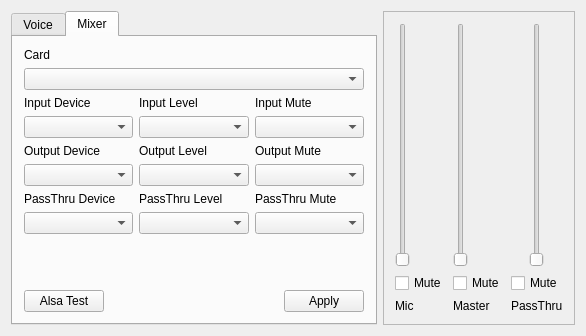
<?xml version="1.0" encoding="UTF-8"?>
<ui version="4.0">
 <class>KeyerMain</class>
 <widget class="QMainWindow" name="KeyerMain">
  <property name="geometry">
   <rect>
    <x>0</x>
    <y>0</y>
    <width>586</width>
    <height>336</height>
   </rect>
  </property>
  <property name="windowTitle">
   <string>Minos Voice Keyer</string>
  </property>
  <widget class="QWidget" name="centralWidget">
   <layout class="QHBoxLayout" name="horizontalLayout" stretch="2,1">
    <item>
     <widget class="QTabWidget" name="MixerTab">
      <property name="currentIndex">
       <number>1</number>
      </property>
      <widget class="QWidget" name="tab">
       <attribute name="title">
        <string>Voice</string>
       </attribute>
       <layout class="QVBoxLayout" name="verticalLayout_2">
        <item>
         <widget class="QLabel" name="label_3">
          <property name="text">
           <string>Shift/Fx to play x, Shift/Ctrl/Fx to start record x</string>
          </property>
         </widget>
        </item>
        <item>
         <layout class="QHBoxLayout" name="horizontalLayout_3">
          <item>
           <widget class="QLabel" name="label_4">
            <property name="text">
             <string>Key</string>
            </property>
           </widget>
          </item>
          <item>
           <widget class="QComboBox" name="keyCombo"/>
          </item>
          <item>
           <widget class="QLabel" name="recind">
            <property name="text">
             <string>recind</string>
            </property>
           </widget>
          </item>
         </layout>
        </item>
        <item>
         <layout class="QHBoxLayout" name="horizontalLayout_4">
          <item>
           <widget class="QPushButton" name="recordButton">
            <property name="text">
             <string>Record</string>
            </property>
           </widget>
          </item>
          <item>
           <widget class="QPushButton" name="playButton">
            <property name="text">
             <string>Play</string>
            </property>
           </widget>
          </item>
          <item>
           <widget class="QPushButton" name="showButton">
            <property name="text">
             <string>Show</string>
            </property>
           </widget>
          </item>
          <item>
           <widget class="QPushButton" name="stopButton">
            <property name="text">
             <string>Stop</string>
            </property>
           </widget>
          </item>
         </layout>
        </item>
        <item>
         <layout class="QHBoxLayout" name="horizontalLayout_5">
          <item>
           <widget class="QLabel" name="label_5">
            <property name="text">
             <string>Input Lines</string>
            </property>
           </widget>
          </item>
          <item>
           <widget class="QCheckBox" name="PTTReflectCheckBox">
            <property name="text">
             <string>PTT</string>
            </property>
           </widget>
          </item>
          <item>
           <widget class="QCheckBox" name="L1ReflectCheckBox">
            <property name="text">
             <string>L1</string>
            </property>
           </widget>
          </item>
          <item>
           <widget class="QCheckBox" name="L2ReflectCheckBox">
            <property name="text">
             <string>L2</string>
            </property>
           </widget>
          </item>
          <item>
           <spacer name="horizontalSpacer_8">
            <property name="orientation">
             <enum>Qt::Horizontal</enum>
            </property>
            <property name="sizeHint" stdset="0">
             <size>
              <width>40</width>
              <height>20</height>
             </size>
            </property>
           </spacer>
          </item>
         </layout>
        </item>
        <item>
         <layout class="QHBoxLayout" name="horizontalLayout_6">
          <item>
           <widget class="QLabel" name="label_6">
            <property name="text">
             <string>Output Lines</string>
            </property>
           </widget>
          </item>
          <item>
           <widget class="QCheckBox" name="PTTOutCheckBox">
            <property name="text">
             <string>PTT</string>
            </property>
           </widget>
          </item>
          <item>
           <widget class="QCheckBox" name="KeyCheckBox">
            <property name="text">
             <string>Key</string>
            </property>
           </widget>
          </item>
          <item>
           <spacer name="horizontalSpacer_9">
            <property name="orientation">
             <enum>Qt::Horizontal</enum>
            </property>
            <property name="sizeHint" stdset="0">
             <size>
              <width>40</width>
              <height>20</height>
             </size>
            </property>
           </spacer>
          </item>
         </layout>
        </item>
        <item>
         <layout class="QHBoxLayout" name="horizontalLayout_7">
          <item>
           <widget class="QCheckBox" name="AutoRepeatCheckBox">
            <property name="text">
             <string>Auto Repeat</string>
            </property>
           </widget>
          </item>
          <item>
           <spacer name="horizontalSpacer_3">
            <property name="orientation">
             <enum>Qt::Horizontal</enum>
            </property>
            <property name="sizeHint" stdset="0">
             <size>
              <width>40</width>
              <height>20</height>
             </size>
            </property>
           </spacer>
          </item>
          <item>
           <widget class="QLabel" name="label_7">
            <property name="text">
             <string>Delay (secs)</string>
            </property>
           </widget>
          </item>
          <item>
           <widget class="QSpinBox" name="delayEdit"/>
          </item>
         </layout>
        </item>
        <item>
         <layout class="QHBoxLayout" name="horizontalLayout_8">
          <item>
           <spacer name="horizontalSpacer_5">
            <property name="orientation">
             <enum>Qt::Horizontal</enum>
            </property>
            <property name="sizeHint" stdset="0">
             <size>
              <width>40</width>
              <height>20</height>
             </size>
            </property>
           </spacer>
          </item>
          <item>
           <widget class="QPushButton" name="tuneButton">
            <property name="text">
             <string>Tune</string>
            </property>
           </widget>
          </item>
          <item>
           <spacer name="horizontalSpacer_6">
            <property name="orientation">
             <enum>Qt::Horizontal</enum>
            </property>
            <property name="sizeHint" stdset="0">
             <size>
              <width>40</width>
              <height>20</height>
             </size>
            </property>
           </spacer>
          </item>
          <item>
           <widget class="QPushButton" name="twoToneButton">
            <property name="text">
             <string>Two Tone</string>
            </property>
           </widget>
          </item>
          <item>
           <spacer name="horizontalSpacer_7">
            <property name="orientation">
             <enum>Qt::Horizontal</enum>
            </property>
            <property name="sizeHint" stdset="0">
             <size>
              <width>40</width>
              <height>20</height>
             </size>
            </property>
           </spacer>
          </item>
         </layout>
        </item>
        <item>
         <layout class="QHBoxLayout" name="horizontalLayout_9">
          <item>
           <widget class="QCheckBox" name="PipCheckBox">
            <property name="text">
             <string>Use Pip Tone</string>
            </property>
           </widget>
          </item>
          <item>
           <spacer name="horizontalSpacer_4">
            <property name="orientation">
             <enum>Qt::Horizontal</enum>
            </property>
            <property name="sizeHint" stdset="0">
             <size>
              <width>40</width>
              <height>20</height>
             </size>
            </property>
           </spacer>
          </item>
          <item>
           <widget class="QPushButton" name="aboutButton">
            <property name="text">
             <string>About</string>
            </property>
           </widget>
          </item>
         </layout>
        </item>
       </layout>
      </widget>
      <widget class="QWidget" name="tab_2">
       <attribute name="title">
        <string>Mixer</string>
       </attribute>
       <layout class="QVBoxLayout" name="verticalLayout_15">
        <item>
         <layout class="QVBoxLayout" name="verticalLayout_14">
          <item>
           <widget class="QLabel" name="label_18">
            <property name="text">
             <string>Card</string>
            </property>
           </widget>
          </item>
          <item>
           <widget class="QComboBox" name="cardCombo"/>
          </item>
         </layout>
        </item>
        <item>
         <layout class="QHBoxLayout" name="horizontalLayout_13" stretch="1,1,1">
          <item>
           <layout class="QVBoxLayout" name="verticalLayout">
            <item>
             <widget class="QLabel" name="label">
              <property name="text">
               <string>Input Device</string>
              </property>
             </widget>
            </item>
            <item>
             <widget class="QComboBox" name="inputCombo">
              <property name="sizeAdjustPolicy">
               <enum>QComboBox::AdjustToContents</enum>
              </property>
             </widget>
            </item>
           </layout>
          </item>
          <item>
           <layout class="QVBoxLayout" name="verticalLayout_6">
            <item>
             <widget class="QLabel" name="label_12">
              <property name="text">
               <string>Input Level</string>
              </property>
             </widget>
            </item>
            <item>
             <widget class="QComboBox" name="inputLevelCombo"/>
            </item>
           </layout>
          </item>
          <item>
           <layout class="QVBoxLayout" name="verticalLayout_7">
            <item>
             <widget class="QLabel" name="label_13">
              <property name="text">
               <string>Input Mute</string>
              </property>
             </widget>
            </item>
            <item>
             <widget class="QComboBox" name="inputMuteCombo"/>
            </item>
           </layout>
          </item>
         </layout>
        </item>
        <item>
         <layout class="QHBoxLayout" name="horizontalLayout_14" stretch="1,1,1">
          <item>
           <layout class="QVBoxLayout" name="verticalLayout_8">
            <item>
             <widget class="QLabel" name="label_2">
              <property name="text">
               <string>Output Device</string>
              </property>
             </widget>
            </item>
            <item>
             <widget class="QComboBox" name="outputCombo"/>
            </item>
           </layout>
          </item>
          <item>
           <layout class="QVBoxLayout" name="verticalLayout_10">
            <item>
             <widget class="QLabel" name="label_14">
              <property name="text">
               <string>Output Level</string>
              </property>
             </widget>
            </item>
            <item>
             <widget class="QComboBox" name="outputLevelCombo"/>
            </item>
           </layout>
          </item>
          <item>
           <layout class="QVBoxLayout" name="verticalLayout_11">
            <item>
             <widget class="QLabel" name="label_15">
              <property name="text">
               <string>Output Mute</string>
              </property>
             </widget>
            </item>
            <item>
             <widget class="QComboBox" name="outputMuteCombo"/>
            </item>
           </layout>
          </item>
         </layout>
        </item>
        <item>
         <layout class="QHBoxLayout" name="horizontalLayout_15" stretch="1,1,1">
          <item>
           <layout class="QVBoxLayout" name="verticalLayout_9">
            <item>
             <widget class="QLabel" name="label_11">
              <property name="text">
               <string>PassThru Device</string>
              </property>
             </widget>
            </item>
            <item>
             <widget class="QComboBox" name="passthruCombo"/>
            </item>
           </layout>
          </item>
          <item>
           <layout class="QVBoxLayout" name="verticalLayout_12">
            <item>
             <widget class="QLabel" name="label_16">
              <property name="text">
               <string>PassThru Level</string>
              </property>
             </widget>
            </item>
            <item>
             <widget class="QComboBox" name="passthruLevelCombo"/>
            </item>
           </layout>
          </item>
          <item>
           <layout class="QVBoxLayout" name="verticalLayout_13">
            <item>
             <widget class="QLabel" name="label_17">
              <property name="text">
               <string>PassThru Mute</string>
              </property>
             </widget>
            </item>
            <item>
             <widget class="QComboBox" name="passthruMuteCombo"/>
            </item>
           </layout>
          </item>
         </layout>
        </item>
        <item>
         <spacer name="verticalSpacer">
          <property name="orientation">
           <enum>Qt::Vertical</enum>
          </property>
          <property name="sizeHint" stdset="0">
           <size>
            <width>20</width>
            <height>228</height>
           </size>
          </property>
         </spacer>
        </item>
        <item>
         <layout class="QHBoxLayout" name="horizontalLayout_16">
          <item>
           <widget class="QPushButton" name="alsaTestButton">
            <property name="text">
             <string>Alsa Test</string>
            </property>
           </widget>
          </item>
          <item>
           <spacer name="horizontalSpacer_10">
            <property name="orientation">
             <enum>Qt::Horizontal</enum>
            </property>
            <property name="sizeHint" stdset="0">
             <size>
              <width>40</width>
              <height>20</height>
             </size>
            </property>
           </spacer>
          </item>
          <item>
           <widget class="QPushButton" name="mixerApplyButton">
            <property name="text">
             <string>Apply</string>
            </property>
           </widget>
          </item>
         </layout>
        </item>
       </layout>
      </widget>
     </widget>
    </item>
    <item>
     <widget class="QFrame" name="frame">
      <property name="frameShape">
       <enum>QFrame::StyledPanel</enum>
      </property>
      <property name="frameShadow">
       <enum>QFrame::Raised</enum>
      </property>
      <layout class="QHBoxLayout" name="horizontalLayout_12">
       <item>
        <layout class="QVBoxLayout" name="verticalLayout_3">
         <item>
          <layout class="QHBoxLayout" name="horizontalLayout_2">
           <item>
            <widget class="QSlider" name="inputLevelSlider">
             <property name="orientation">
              <enum>Qt::Vertical</enum>
             </property>
            </widget>
           </item>
           <item>
            <widget class="LevelMeter" name="inputLevelMeter" native="true"/>
           </item>
          </layout>
         </item>
         <item>
          <widget class="QCheckBox" name="inputMute">
           <property name="text">
            <string>Mute</string>
           </property>
          </widget>
         </item>
         <item>
          <widget class="QLabel" name="label_8">
           <property name="text">
            <string>Mic</string>
           </property>
          </widget>
         </item>
        </layout>
       </item>
       <item>
        <spacer name="horizontalSpacer">
         <property name="orientation">
          <enum>Qt::Horizontal</enum>
         </property>
         <property name="sizeHint" stdset="0">
          <size>
           <width>40</width>
           <height>20</height>
          </size>
         </property>
        </spacer>
       </item>
       <item>
        <layout class="QVBoxLayout" name="verticalLayout_4">
         <item>
          <layout class="QHBoxLayout" name="horizontalLayout_10">
           <item>
            <widget class="QSlider" name="masterLevelSlider">
             <property name="orientation">
              <enum>Qt::Vertical</enum>
             </property>
            </widget>
           </item>
           <item>
            <widget class="LevelMeter" name="masterLevelMeter" native="true"/>
           </item>
          </layout>
         </item>
         <item>
          <widget class="QCheckBox" name="masterMute">
           <property name="text">
            <string>Mute</string>
           </property>
          </widget>
         </item>
         <item>
          <widget class="QLabel" name="label_9">
           <property name="text">
            <string>Master</string>
           </property>
          </widget>
         </item>
        </layout>
       </item>
       <item>
        <spacer name="horizontalSpacer_2">
         <property name="orientation">
          <enum>Qt::Horizontal</enum>
         </property>
         <property name="sizeHint" stdset="0">
          <size>
           <width>40</width>
           <height>20</height>
          </size>
         </property>
        </spacer>
       </item>
       <item>
        <layout class="QVBoxLayout" name="verticalLayout_5">
         <item>
          <layout class="QHBoxLayout" name="horizontalLayout_11">
           <item>
            <widget class="QSlider" name="passthruLevelSlider">
             <property name="orientation">
              <enum>Qt::Vertical</enum>
             </property>
            </widget>
           </item>
          </layout>
         </item>
         <item>
          <widget class="QCheckBox" name="passthruMute">
           <property name="text">
            <string>Mute</string>
           </property>
          </widget>
         </item>
         <item>
          <widget class="QLabel" name="label_10">
           <property name="text">
            <string>PassThru</string>
           </property>
          </widget>
         </item>
        </layout>
       </item>
      </layout>
     </widget>
    </item>
   </layout>
  </widget>
 </widget>
 <layoutdefault spacing="6" margin="11"/>
 <customwidgets>
  <customwidget>
   <class>LevelMeter</class>
   <extends>QWidget</extends>
   <header>levelmeter.h</header>
   <container>1</container>
  </customwidget>
 </customwidgets>
 <resources/>
 <connections/>
</ui>
